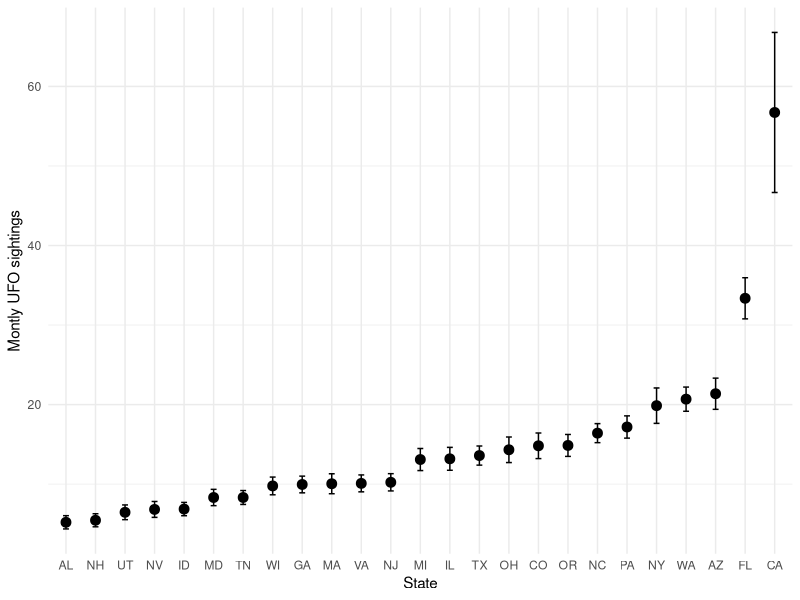
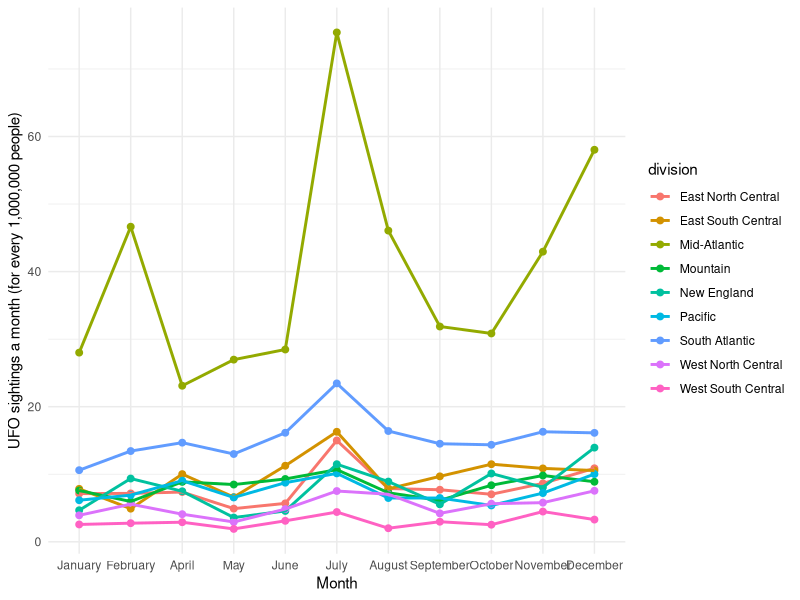

These charts were generated, in order, by the following R code:
## ---- chunk 1
knitr::opts_chunk$set(echo = TRUE, message=FALSE)
library(knitr)
library(ggplot2)
library(dplyr)
setwd("/Users/colleennell/Dropbox/Projects/R_ed/")
se <- function(x) sd(x)/sqrt(length(x))
## ---- chunk 2
nuforc<-read.csv("ufos_2014_2016.csv")
str(nuforc)
## ---- chunk 3
ufos <- select(nuforc, Year, Month, Day, Country, State, City, Shape)
head(ufos)
## ---- chunk 4
nuforc<-read.csv("ufos_2014_2016.csv")
## ---- chunk 5
unique(ufos$Country) #What countries are the sightings from?
length(unique(ufos$State)) #How many states have sightings?
## ---- chunk 6
ufos_usa<-filter(ufos, Country == "USA", !is.na(ufos$State))

length(unique(ufos_usa$State)) 
## ---- chunk 7
ufos<-read.csv("ufos_2014_2016.csv")%>%
  select(-Summary, -Duration, -Time)%>%
  filter(Country == "USA", !is.na(State), Year >= 2015)
## ---- chunk 8
ufos_state<-ufos%>%
  group_by(State, Year, Month)%>%
  summarize(UFO_n = length(Day))
head(ufos_state)
## ---- chunk 9
se <- function(x) sd(x)/sqrt(length(x)) #hint
## ---- chunk 10
ufos_state <- ufos%>%
  group_by(State, Year, Month)%>%
  summarize(UFO_n = length(Day))%>% #count number of observations
  group_by(State)%>%
  summarize(UFO_mean = mean(UFO_n), UFO_se = se(UFO_n))%>% 
  arrange(UFO_mean)# sort rows in descending order
## ---- chunk 11
top_states<-top_n(ufos_state, n=25)
ggplot(top_states, aes(x = reorder(State, UFO_mean), y = UFO_mean))+
  geom_point(size = 3)+
  geom_errorbar(aes(ymin = UFO_mean-UFO_se, ymax=UFO_mean+UFO_se), width= .2)+
  theme_minimal()+labs(x="State", y="Montly UFO sightings")
## ---- chunk 12
months<-as.ordered(c("January","February","April","May","June","July","August","September","October","November","December"))
state_census<-read.csv("states.csv") #census data

ufos<-read.csv("ufos_2014_2016.csv")%>%
  filter(Country == "USA", !is.na(State), Month %in% months)%>%
  left_join(state_census, by=c("State"="state"))%>%
  group_by(Month, region, division, State, population, area)%>%
  summarize(UFOs = length(Shape))
head(ufos)  
## ---- chunk 13
ufos.month<-ufos%>%
  mutate(UFO_pop = UFOs/population*1000000)%>% 
  group_by(Month,division)%>%
  summarize(UFO_month = mean(UFO_pop)) #sightings per month

## ---- chunk 14
ggplot(ufos.month, aes(x=Month, y=UFO_month,group=division, color=division))+
  geom_point(size=2)+
  theme(axis.text.x=element_text(angle=90))+
  theme_minimal()+
  geom_line(size=1)+
  scale_x_discrete(name="Month", labels=months)+
  labs(x="", y="UFO sightings a month (for every 1,000,000 people)")

## ---- chunk 15
library(reshape2)

ufos<-read.csv("ufos_2014_2016.csv")%>%
  left_join(state_census, by=c("State"="state"))%>%
  group_by(Shape, region, State, population)%>%
  na.omit()%>%
  summarize(UFOs = length(Day))%>%
  dcast(region+State+population~Shape, value.var="UFOs")
colnames(ufos)

## ---- chunk 16
ufos<-ufos%>%
  select(-State, -population)%>%
  group_by(region)%>%
  summarize_all(funs(sum))##proportion?
ufos[is.na(ufos)]<-0
  

